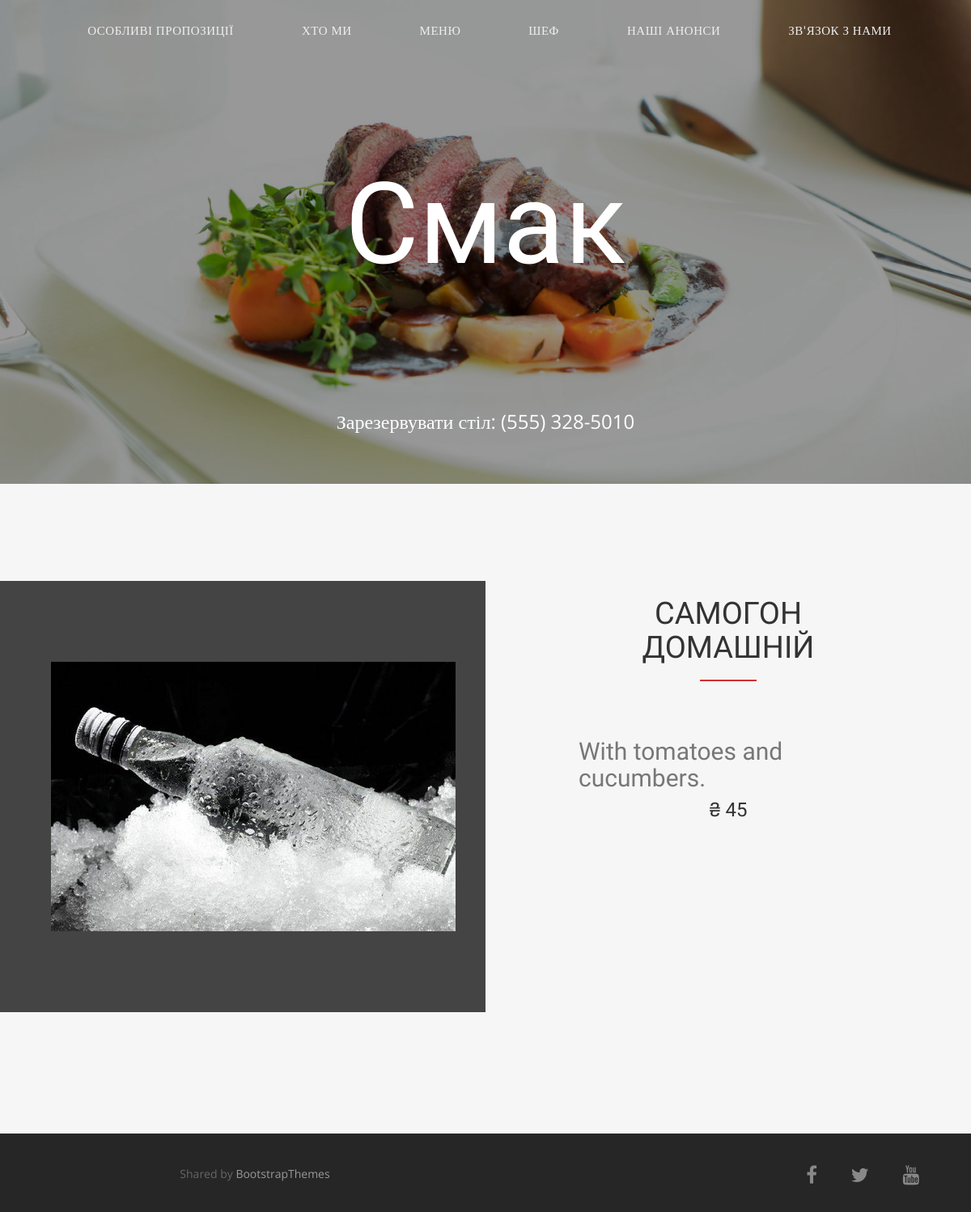
The app's page /dish/17/, older data.
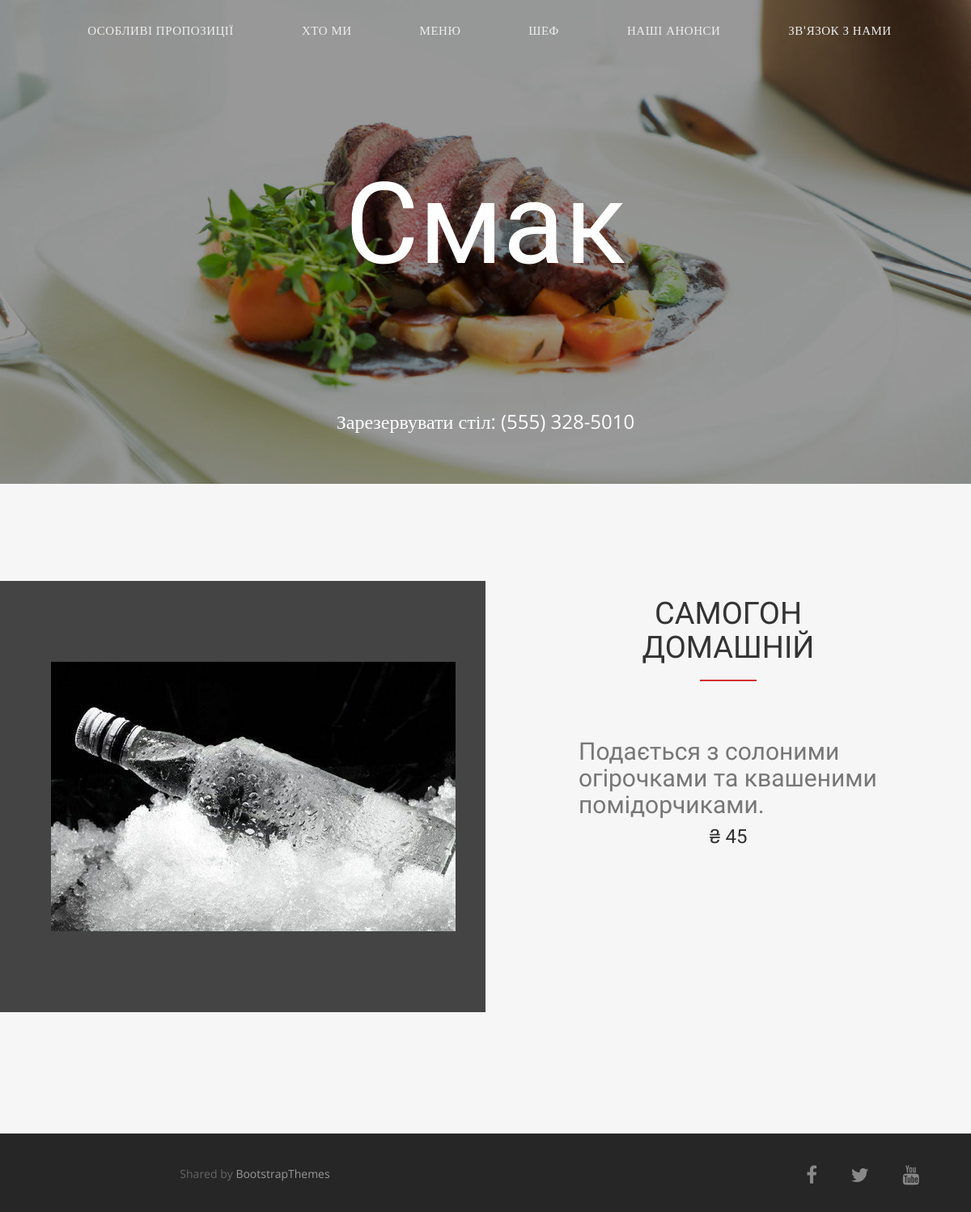
The same page, newer data.
### menu/models.py (models this page shows, shortened)
class Dish(models.Model):
    def get_file_name_dishes(self, filename):
        ext = filename.split('.')[-1]
        filename = f'{uuid4()}.{ext}'
        return path.join('images/dishes/', filename)
    title = models.CharField(max_length=25, unique=True)
    price = models.IntegerField()
    category = models.ForeignKey(Category, on_delete=models.CASCADE)
    photo = models.ImageField(upload_to=get_file_name_dishes)
    description = models.CharField(max_length=300)
    special = models.BooleanField(default=False)

### menu/views.py (the view)
# urls.py: path('<int:dish_id>/', get_dish_page),
def get_dish_page(request, dish_id):
    dish = Dish.objects.get(id=dish_id)
    context = {'title': 'Кафе Смак - Страви',
               'dish': dish,
               }
    return render(request, 'dish.html', context=context)

### menu/templates/dish.html (shortened to what this page needs)
{% extends 'base.html' %}
{% block content %}
{% load static %}
<link rel="stylesheet" type="text/css"  href={% static "css/style.css" %}>
<section id="dish">
    <div class="container-fluid">
        <div class="row" style="padding-top: 120px;padding-right: 0;padding-left: 0;padding-bottom: 150px; background: #f6f6f6">
            <div class="col-xs-12 col-md-6 dish-img" style="background: #444">
                <div class="col-xs-12 col-md-4 col-md-offset-1" style="padding: 100px 0;">
                    <img src={{ dish.photo.url }}>
                </div>
            </div>
            <div class="col-xs-12 col-md-4 col-md-offset-1">
                <div class="dish-text" style="padding: 10px 0;">
                    <div class="section-title text-center">
                        <h2>{{ dish.title }}</h2>
                    </div>
                    <p style="padding: 10px 0;"><h3>{{ dish.description }}</h3></p>
                    <div class="text-center">
                        <p><h4> &#8372; {{ dish.price }}</h4></p>
                    </div>
                </div>
            </div>
        </div>
    </div>
</section>
{% endblock %}

Row changes from the older to the newer data that the page shows:
changed Dish "САМОГОН ДОМАШНІЙ": description "With tomatoes and cucumbers." → "Подається з солоними огірочками та квашеними помідорчиками."
